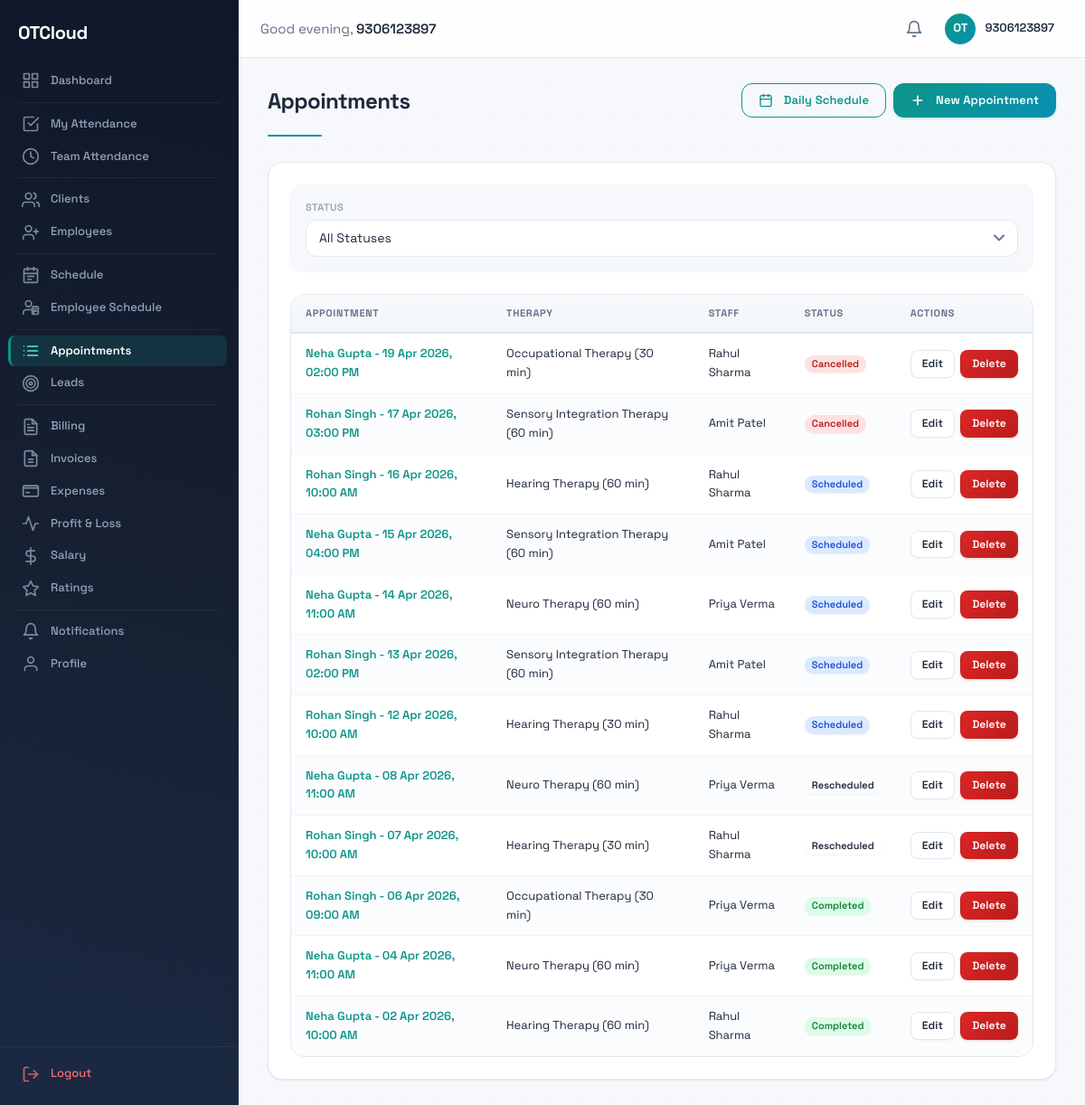
Page /appointments/ (signed in) on the earlier database version.
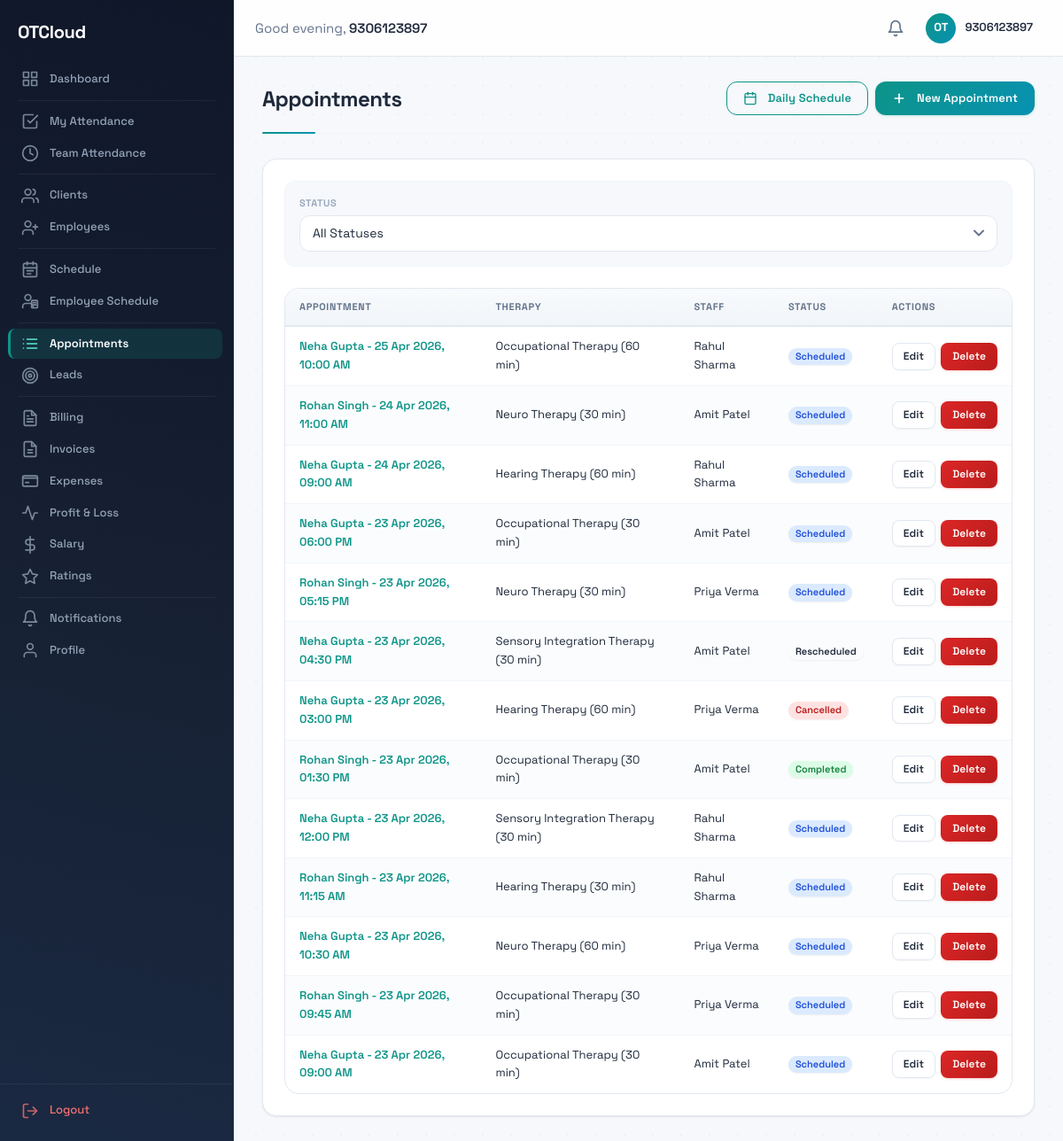
Same page on the later database version.
### appointments/models.py (models this page shows, shortened)
class Appointment(CoreModel):
    class Status(models.TextChoices):
        SCHEDULED = 'scheduled', 'Scheduled'
        COMPLETED = 'completed', 'Completed'
        CANCELLED = 'cancelled', 'Cancelled'
        RESCHEDULED = 'rescheduled', 'Rescheduled'
    client = models.ForeignKey(
        'clients.Client',
        on_delete=models.CASCADE,
        related_name='appointments',
        null=True, blank=True,
        help_text='Linked client record. Optional — for trials, fill client_name instead.',
    )
    client_name = models.CharField(
        max_length=120, blank=True,
        help_text='Free-form name when no Client record exists yet (e.g. "Trial - Aanya Sharma").',
    )
    client_mobile = models.CharField(
        max_length=15, blank=True,
        help_text='Optional mobile for trial / non-client appointments.',
    )
    staff = models.ForeignKey(
        settings.AUTH_USER_MODEL,
        on_delete=models.CASCADE,
        related_name='staff_appointments',
        limit_choices_to={'role__in': ['staff', 'admin']},
    )
    therapy_type = models.ForeignKey(
        TherapyType,
        on_delete=models.PROTECT,
        related_name='appointments',
        null=True,
        blank=True,
    )
    date = models.DateField()
    start_time = models.TimeField()
    end_time = models.TimeField()
    status = models.CharField(
        max_length=15,
        choices=Status.choices,
        default=Status.SCHEDULED,
    )
    session_price = models.DecimalField(
        max_digits=10, decimal_places=2,
        default=0,
        help_text='Auto-calculated from therapy type',
    )
    is_absent = models.BooleanField(default=False)
    is_group = models.BooleanField(default=False)
    needs_reassignment = models.BooleanField(default=False)
    reassignment_reason = models.CharField(max_length=255, blank=True)
    notes = models.TextField(blank=True)
    cancellation_reason = models.TextField(blank=True)
    objects = models.Manager()
    active_objects = ActiveManager()
    class Meta:
        ordering = ['-date', '-start_time']
    @property
    def display_name(self):
        if self.client_id:
            return self.client.full_name if self.client else 'Client'
        return self.client_name or 'Trial'

class TherapyType(TimeStampModel):
    is_active = models.BooleanField(default=True)
    is_deleted = models.BooleanField(default=False)
    name = models.CharField(max_length=100)
    description = models.TextField(blank=True)
    duration = models.IntegerField(
        help_text='Session duration in minutes',
    )
    price = models.DecimalField(
        max_digits=10, decimal_places=2,
        help_text='Price for this session',
    )
    objects = models.Manager()
    active_objects = ActiveManager()
    class Meta:
        ordering = ['name', 'duration']

### clients/models.py (models this page shows, shortened)
class Client(CoreModel):
    class Gender(models.TextChoices):
        MALE = 'male', 'Male'
        FEMALE = 'female', 'Female'
        OTHER = 'other', 'Other'
    user = models.OneToOneField(
        settings.AUTH_USER_MODEL,
        on_delete=models.CASCADE,
        related_name='client_profile',
        null=True, blank=True,
    )
    first_name = models.CharField(max_length=50)
    last_name = models.CharField(max_length=50, blank=True)
    mobile_number = models.CharField(max_length=15, unique=True)
    email = models.EmailField(blank=True)
    date_of_birth = models.DateField(null=True, blank=True)
    gender = models.CharField(max_length=10, choices=Gender.choices, blank=True)
    address = models.TextField(blank=True)
    medical_history = models.TextField(blank=True)
    assigned_therapist = models.ForeignKey(
        settings.AUTH_USER_MODEL,
        on_delete=models.SET_NULL,
        null=True, blank=True,
        related_name='assigned_clients',
        limit_choices_to={'role__in': ['staff', 'admin']},
    )
    preferred_days = models.CharField(
        max_length=40, blank=True,
        help_text='Comma-separated weekday codes the client prefers, e.g. "mon,wed,fri"',
    )
    preferred_time_start = models.TimeField(null=True, blank=True)
    preferred_time_end = models.TimeField(null=True, blank=True)
    notes = models.TextField(blank=True)
    objects = models.Manager()
    active_objects = ActiveManager()
    class Meta:
        ordering = ['first_name', 'last_name']
    @property
    def full_name(self):
        return f"{self.first_name} {self.last_name}".strip()
    DAY_LABELS = {
        'mon': 'Mon', 'tue': 'Tue', 'wed': 'Wed', 'thu': 'Thu',
        'fri': 'Fri', 'sat': 'Sat', 'sun': 'Sun',
    }

### accounts/models.py (models this page shows, shortened)
class User(AbstractBaseUser, PermissionsMixin):
    class Role(models.TextChoices):
        ADMIN = 'admin', 'Admin'
        STAFF = 'staff', 'Staff'
        CLIENT = 'client', 'Client'
    mobile_number = models.CharField(max_length=15, unique=True)
    first_name = models.CharField(max_length=50, blank=True)
    last_name = models.CharField(max_length=50, blank=True)
    email = models.EmailField(blank=True)
    role = models.CharField(max_length=10, choices=Role.choices, default=Role.STAFF)
    is_verified = models.BooleanField(default=False)
    is_active = models.BooleanField(default=True)
    is_staff = models.BooleanField(default=False)
    date_joined = models.DateTimeField(auto_now_add=True)
    profile_image = models.ImageField(upload_to='profiles/', blank=True, null=True)
    objects = UserManager()
    USERNAME_FIELD = 'mobile_number'
    REQUIRED_FIELDS = []
    class Meta:
        ordering = ['-date_joined']
    def get_full_name(self):
        return f"{self.first_name} {self.last_name}".strip()

### appointments/views.py (the view)
# urls.py: path('', views.AppointmentListView.as_view(), name='appointment_list'),
@method_decorator([login_required], name='dispatch')
class AppointmentListView(View):
    template_name = 'appointments/appointment_list.html'
    paginate_by = 20
    def get(self, request):
        appointments = _get_appointments_for_user(request.user).select_related(
            'client', 'staff', 'therapy_type'
        )
        status_filter = request.GET.get('status', '').strip()
        valid_statuses = [choice[0] for choice in Appointment.Status.choices]
        if status_filter and status_filter in valid_statuses:
            appointments = appointments.filter(status=status_filter)
        elif status_filter:
            status_filter = ''
        paginator = Paginator(appointments, self.paginate_by)
        page_obj = paginator.get_page(request.GET.get('page'))
        context = {
            'page_obj': page_obj,
            'appointments': page_obj,
            'status_choices': Appointment.Status.choices,
            'current_status': status_filter,
        }
        return render(request, self.template_name, context)

### appointments/services.py (called while the page is built)
    @staticmethod
    def get_all_appointments():
        return Appointment.active_objects.all()

### appointments/views.py (called while the page is built)
def _get_appointments_for_user(user):
    if user.is_superuser or user.role == 'admin':
        return AppointmentService.get_all_appointments()
    elif user.role == 'staff':
        return AppointmentService.get_staff_appointments(user)
    else:
        client = _get_client_for_user(user)
        if client:
            return AppointmentService.get_client_appointments(client)
        return Appointment.active_objects.none()

### core/models.py (called while the page is built)
    def get_queryset(self):
        return super().get_queryset().filter(is_deleted=False)

### notifications/context_processors.py (called while the page is built)
def unread_notifications_count(request):
    if request.user.is_authenticated:
        return {
            'unread_notifications_count': NotificationService.get_unread_count(request.user),
        }
    return {'unread_notifications_count': 0}

### notifications/services.py (called while the page is built)
    @staticmethod
    def get_unread_count(user):
        return (
            Notification.active_objects
            .filter(user=user, is_read=False)
            .count()
        )

### appointments/templates/appointments/appointment_list.html (shortened to what this page needs)
{% extends "base.html" %}
{% block content %}
<div class="page-header">
  <div class="page-header-left">
    <h1 class="page-title">Appointments</h1>
  </div>
  {% if request.user.is_superuser or request.user.role == 'admin' %}
  <div class="page-header-right" style="display:flex; gap:0.5rem;">
    <a href="{% url 'daily_schedule' %}" class="btn btn-outline">
      Daily Schedule
    </a>
    <a href="{% url 'appointments:appointment_create' %}" class="btn btn-primary">
      <svg width="16" height="16" viewBox="0 0 24 24" fill="none" stroke="currentColor" stroke-width="2.5" stroke-linecap="round" stroke-linejoin="round" style="margin-right: 0.25rem; vertical-align: -2px;"><line x1="12" y1="5" x2="12" y2="19"/><line x1="5" y1="12" x2="19" y2="12"/></svg>
      New Appointment
    </a>
  </div>
  {% endif %}
</div>
<div class="card">
  <div class="card-body">
    <form method="get" action="{% url 'appointments:appointment_list' %}">
      <div class="list-toolbar">
        <div class="filter-group" style="flex: 1; min-width: 200px;">
          <label for="status-filter" class="filter-label">Status</label>
          <select name="status" id="status-filter" class="form-select" onchange="this.form.submit()">
            <option value="">All Statuses</option>
          </select>
        </div>
      </div>
    </form>
    {% if appointments %}
    <div class="table-responsive">
      <table class="desktop-table">
        <thead>
          <tr>
            <th>Appointment</th>
            <th>Therapy</th>
            <th>Staff</th>
            <th>Status</th>
            {% if request.user.is_superuser or request.user.role == 'admin' %}<th>Actions</th>{% endif %}
          </tr>
        </thead>
        <tbody>
          {% for appointment in appointments %}
          <tr>
            <td>
              <a href="{% url 'appointments:appointment_detail' pk=appointment.pk %}" class="link-primary">
                {{ appointment.display_name }} - {{ appointment.date|date:"d M Y" }}, {{ appointment.start_time|time:"h:i A" }}
              </a>
            </td>
            <td>{% if appointment.therapy_type %}{{ appointment.therapy_type.name }} ({{ appointment.therapy_type.duration }} min){% else %}—{% endif %}</td>
            <td>{{ appointment.staff.get_full_name }}</td>
            <td>
              <span class="badge badge-{{ appointment.status }}">{{ appointment.get_status_display }}</span>
            </td>
            {% if request.user.is_superuser or request.user.role == 'admin' %}
            <td>
              <div class="table-actions-cell">
                <a href="{% url 'appointments:appointment_update' pk=appointment.pk %}" class="btn btn-sm btn-secondary" title="Edit">Edit</a>
                <a href="{% url 'appointments:appointment_delete' pk=appointment.pk %}" class="btn btn-sm btn-danger" title="Delete">Delete</a>
              </div>
            </td>
            {% endif %}
          </tr>
          {% endfor %}
        </tbody>
      </table>
    </div>
    {% endif %}
  </div>
</div>
{% endblock %}

Differences in the rows shown:
removed Appointment: display_name "Neha Gupta", date "19 Apr 2026", start_time "02:00 PM", therapy_type.name "Occupational Therapy", therapy_type.duration "30", staff.get_full_name "Rahul Sharma", status "Cancelled"
removed Appointment: display_name "Rohan Singh", date "17 Apr 2026", start_time "03:00 PM", therapy_type.name "Sensory Integration Therapy", therapy_type.duration "60", staff.get_full_name "Amit Patel", status "Cancelled"
removed Appointment: display_name "Rohan Singh", date "16 Apr 2026", start_time "10:00 AM", therapy_type.name "Hearing Therapy", therapy_type.duration "60", staff.get_full_name "Rahul Sharma", status "Scheduled"
removed Appointment: display_name "Neha Gupta", date "15 Apr 2026", start_time "04:00 PM", therapy_type.name "Sensory Integration Therapy", therapy_type.duration "60", staff.get_full_name "Amit Patel", status "Scheduled"
removed Appointment: display_name "Neha Gupta", date "14 Apr 2026", start_time "11:00 AM", therapy_type.name "Neuro Therapy", therapy_type.duration "60", staff.get_full_name "Priya Verma", status "Scheduled"
removed Appointment: display_name "Rohan Singh", date "13 Apr 2026", start_time "02:00 PM", therapy_type.name "Sensory Integration Therapy", therapy_type.duration "60", staff.get_full_name "Amit Patel", status "Scheduled"
removed Appointment: display_name "Rohan Singh", date "12 Apr 2026", start_time "10:00 AM", therapy_type.name "Hearing Therapy", therapy_type.duration "30", staff.get_full_name "Rahul Sharma", status "Scheduled"
removed Appointment: display_name "Neha Gupta", date "08 Apr 2026", start_time "11:00 AM", therapy_type.name "Neuro Therapy", therapy_type.duration "60", staff.get_full_name "Priya Verma", status "Rescheduled"
removed Appointment: display_name "Rohan Singh", date "07 Apr 2026", start_time "10:00 AM", therapy_type.name "Hearing Therapy", therapy_type.duration "30", staff.get_full_name "Rahul Sharma", status "Rescheduled"
removed Appointment: display_name "Rohan Singh", date "06 Apr 2026", start_time "09:00 AM", therapy_type.name "Occupational Therapy", therapy_type.duration "30", staff.get_full_name "Priya Verma", status "Completed"
removed Appointment: display_name "Neha Gupta", date "04 Apr 2026", start_time "11:00 AM", therapy_type.name "Neuro Therapy", therapy_type.duration "60", staff.get_full_name "Priya Verma", status "Completed"
removed Appointment: display_name "Neha Gupta", date "02 Apr 2026", start_time "10:00 AM", therapy_type.name "Hearing Therapy", therapy_type.duration "60", staff.get_full_name "Rahul Sharma", status "Completed"
added Appointment: display_name "Neha Gupta", date "25 Apr 2026", start_time "10:00 AM", therapy_type.name "Occupational Therapy", therapy_type.duration "60", staff.get_full_name "Rahul Sharma", status "Scheduled"
added Appointment: display_name "Rohan Singh", date "24 Apr 2026", start_time "11:00 AM", therapy_type.name "Neuro Therapy", therapy_type.duration "30", staff.get_full_name "Amit Patel", status "Scheduled"
added Appointment: display_name "Neha Gupta", date "24 Apr 2026", start_time "09:00 AM", therapy_type.name "Hearing Therapy", therapy_type.duration "60", staff.get_full_name "Rahul Sharma", status "Scheduled"
added Appointment: display_name "Neha Gupta", date "23 Apr 2026", start_time "06:00 PM", therapy_type.name "Occupational Therapy", therapy_type.duration "30", staff.get_full_name "Amit Patel", status "Scheduled"
added Appointment: display_name "Rohan Singh", date "23 Apr 2026", start_time "05:15 PM", therapy_type.name "Neuro Therapy", therapy_type.duration "30", staff.get_full_name "Priya Verma", status "Scheduled"
added Appointment: display_name "Neha Gupta", date "23 Apr 2026", start_time "04:30 PM", therapy_type.name "Sensory Integration Therapy", therapy_type.duration "30", staff.get_full_name "Amit Patel", status "Rescheduled"
added Appointment: display_name "Neha Gupta", date "23 Apr 2026", start_time "03:00 PM", therapy_type.name "Hearing Therapy", therapy_type.duration "60", staff.get_full_name "Priya Verma", status "Cancelled"
added Appointment: display_name "Rohan Singh", date "23 Apr 2026", start_time "01:30 PM", therapy_type.name "Occupational Therapy", therapy_type.duration "30", staff.get_full_name "Amit Patel", status "Completed"
added Appointment: display_name "Neha Gupta", date "23 Apr 2026", start_time "12:00 PM", therapy_type.name "Sensory Integration Therapy", therapy_type.duration "30", staff.get_full_name "Rahul Sharma", status "Scheduled"
added Appointment: display_name "Rohan Singh", date "23 Apr 2026", start_time "11:15 AM", therapy_type.name "Hearing Therapy", therapy_type.duration "30", staff.get_full_name "Rahul Sharma", status "Scheduled"
added Appointment: display_name "Neha Gupta", date "23 Apr 2026", start_time "10:30 AM", therapy_type.name "Neuro Therapy", therapy_type.duration "60", staff.get_full_name "Priya Verma", status "Scheduled"
added Appointment: display_name "Rohan Singh", date "23 Apr 2026", start_time "09:45 AM", therapy_type.name "Occupational Therapy", therapy_type.duration "30", staff.get_full_name "Priya Verma", status "Scheduled"
added Appointment: display_name "Neha Gupta", date "23 Apr 2026", start_time "09:00 AM", therapy_type.name "Occupational Therapy", therapy_type.duration "30", staff.get_full_name "Amit Patel", status "Scheduled"
